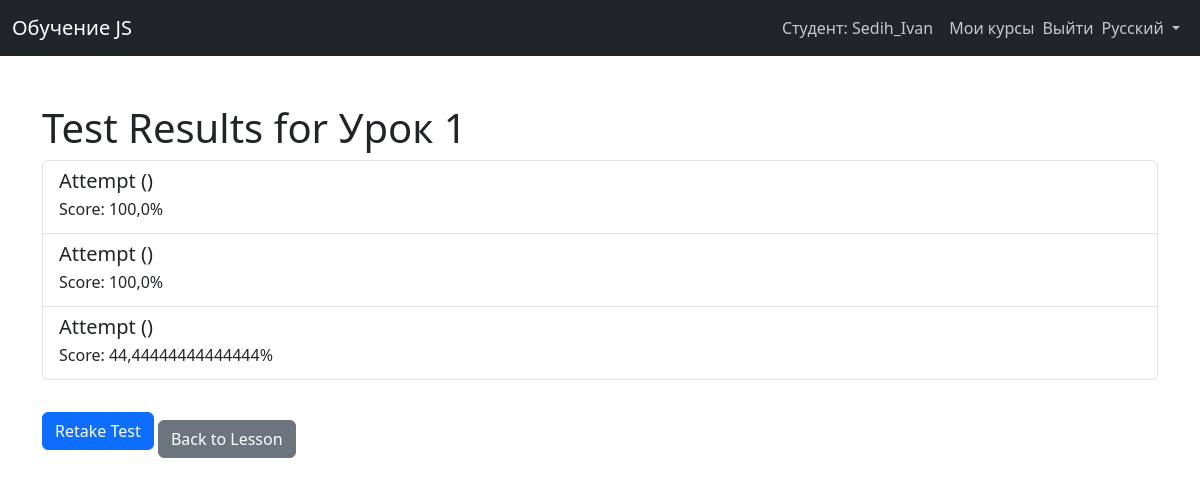
Before: /lesson/2/test/results/ (signed in) with the older database file.
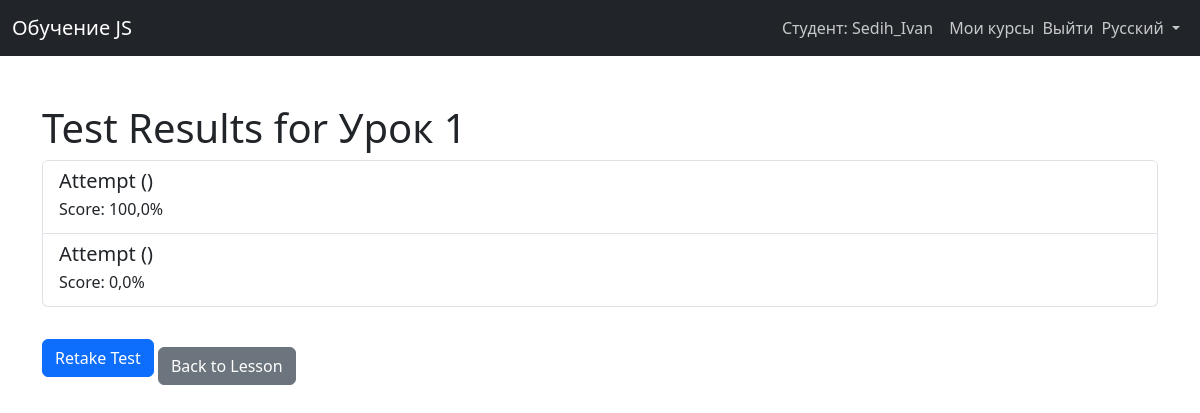
After: the same page with the newer database file.
### courses/models.py (models this page shows, shortened)
class TestResult(models.Model):
    student = models.ForeignKey(settings.AUTH_USER_MODEL, on_delete=models.CASCADE, related_name='test_results', verbose_name=_("Student"))
    lesson = models.ForeignKey(Lesson, on_delete=models.CASCADE, related_name='test_results', verbose_name=_("Lesson"))
    score = models.FloatField(verbose_name=_("Score"))
    answers = models.JSONField(verbose_name=_("Answers"))
    attempts = models.PositiveIntegerField(default=1, verbose_name=_("Attempts"))
    completed_at = models.DateTimeField(auto_now_add=True, verbose_name=_("Completed At"))
    class Meta:
        verbose_name = _("Test Result")
        verbose_name_plural = _("Test Results")

### courses/decorators.py (the view)
    def wrapper(request, *args, **kwargs):
        if request.user.is_authenticated and request.user.is_student:
            return view_func(request, *args, **kwargs)
        return HttpResponseForbidden(_("Только студенты могут получить доступ к этой странице"))

### courses/models.py (called while the page is built)
    def can_view(self, user):
        return user.is_authenticated and (user.is_student or user.is_teacher or user.is_admin or user.is_staff)

### courses/views.py (called while the page is built, shortened)
def check_course_access(user, course):
    if not course.can_view(user):
        raise PermissionDenied(_("You do not have access to this course"))

def check_lesson_access(request, lesson):
    user = request.user
    if not lesson.is_published and not (user.is_staff or user.is_admin):
        raise PermissionDenied(_("Lesson is not published"))
    check_course_access(user, lesson.course)
    if user.is_student:
        lessons = lesson.course.lessons.filter(is_published=True).order_by('id')
        lesson_index = list(lessons).index(lesson)

### courses/templates/courses/test_results.html (shortened to what this page needs)
{% extends 'base.html' %}
{% load i18n %}
{% block content %}
<div class="container mt-5" data-aos="fade-up">
    <h1>{% trans "Test Results for" %} {{ lesson.title }}</h1>
    {% if results %}
        <div class="list-group mb-4" data-aos="fade-up">
            {% for result in results %}
                <div class="list-group-item">
                    <h5 class="mb-1">
                        {% trans "Attempt" %} {{ result.attempt_number }} ({{ result.created_at|date:"SHORT_DATETIME_FORMAT" }})
                    </h5>
                    <p class="mb-1">{% trans "Score" %}: {{ result.score }}%</p>
                </div>
            {% endfor %}
        </div>
        <a href="{% url 'courses:lesson_detail' lesson_id=lesson.id %}" class="btn btn-primary">
            {% trans "Retake Test" %}
        </a>
    {% else %}
        <p>{% trans "No test results available." %}</p>
    {% endif %}
    <a href="{% url 'courses:lesson_detail' lesson_id=lesson.id %}" class="btn btn-secondary mt-3">
        {% trans "Back to Lesson" %}
    </a>
</div>
{% endblock %}

Changed rows visible on the page:
removed TestResult: score "100,0"
removed TestResult: score "44,44444444444444"
added TestResult: score "0,0"
